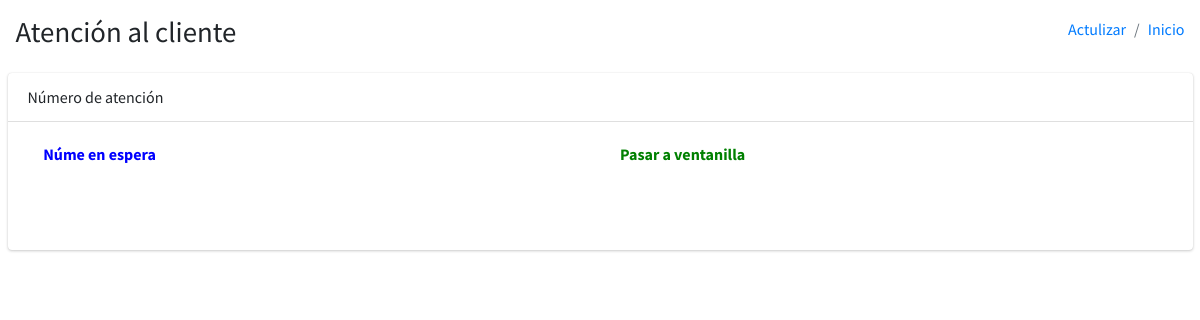
The app's page /ordenes/pantalla-servicios/, older data.
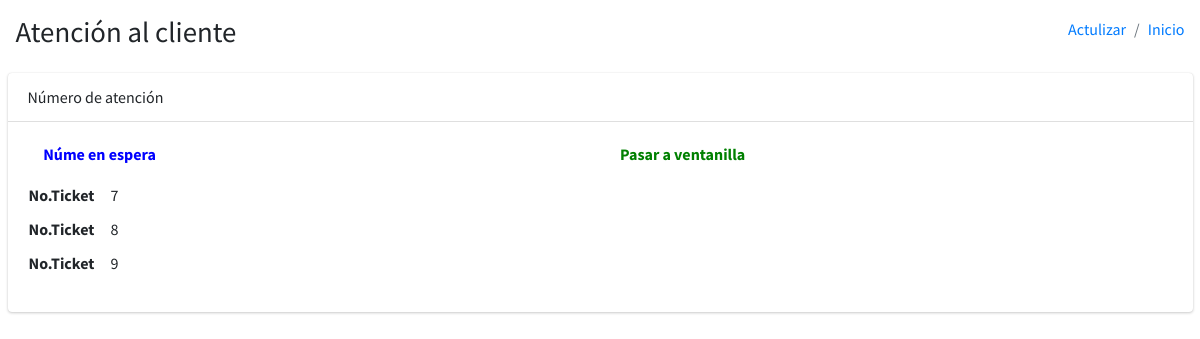
The same page, newer data.
### ordenes/models.py (models this page shows, shortened)
class Servicio(BaseModel):
    username = models.ForeignKey(settings.AUTH_USER_MODEL, on_delete=models.CASCADE, blank=True, null=True)
    tipo_servicio = models.ForeignKey(TiposServicio, on_delete=models.CASCADE)
    no_servicio = models.AutoField(primary_key=True)
    orden_generada = models.BooleanField(default = True)
    orden_transito = models.BooleanField(default = False)
    class Meta:
        verbose_name = 'Servicio'
        verbose_name_plural = 'Servicios'
        db_table = 'servicio'

### ordenes/views.py (the view)
# urls.py: path('pantalla-servicios/', PantallList.as_view(), name='pantalla_servicios'),
class PantallList(TemplateView):
    template_name = 'ordenes/list_pantalla.html'
    def get_context_data(self, *args, **kwargs):
        context = super().get_context_data(**kwargs)
        context['title'] = 'Atención al cliente'
        context['subtitle'] = 'Número de atención'
        context['list_url'] = reverse_lazy('ordenes:pantalla_servicios')
        context['list_home'] = reverse_lazy('bases:home')
        context['generar_orden'] = Servicio.objects.filter(orden_generada=True, orden_transito=False)
        context['transito_orden'] = Servicio.objects.filter(orden_transito=True, orden_generada=True )
        return context

### ordenes/templates/ordenes/list_pantalla.html (shortened to what this page needs)
{% extends 'base/home.html' %}
{% block pantalla %}
  <section class="content-header">
    <div class="container-fluid">
      <div class="row mb-2">
        <div class="col-sm-6">
          <h1>{{title}}</h1>
        </div>
        <div class="col-sm-6">
          <ol class="breadcrumb float-sm-right">
            <li class="breadcrumb-item"><a href="{{list_url}}">Actulizar</a></li>
            <li class="breadcrumb-item"><a href="{{list_home}}">Inicio</a></li>
          </ol>
        </div>
      </div>
    </div>
  </section>
  <section class="content">
    <div class="container-fluid">
      <div class="card card-default">
        <div class="card-header">
          {{subtitle}}
        </div>
        <div class="card-body">
          <div class="row">
            <div class="col-md-6">
              <div class="form-group">
                <i class="far fa-user"></i> <label style="color:blue;">Núme en espera</label>
                {% for m in generar_orden %}
                  <table>
                    <tbody>
                      <h1><td><b>No.Ticket</b> &nbsp;&nbsp;&nbsp;&nbsp;{{m.no_servicio}}</td></h1>
                    </tbody>
                  </table>
                {% endfor %}
              </div>
            </div>
            <div class="col-md-6">
              <div class="form-group">
                <i class="far fa-user"></i><label style="color:green;">Pasar a ventanilla</label>
              </div>
              <div class="form-group">
              </div>
            </div>
          </div>
        </div>
      </div>
    </div>
  </section>
{% endblock %}

Row changes from the older to the newer data that the page shows:
added Servicio: no_servicio "7"
added Servicio: no_servicio "8"
added Servicio: no_servicio "9"
